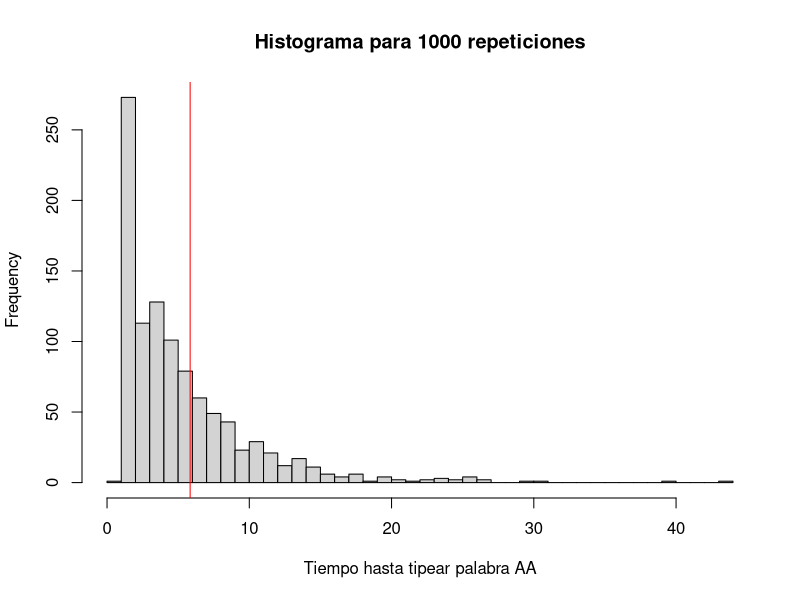
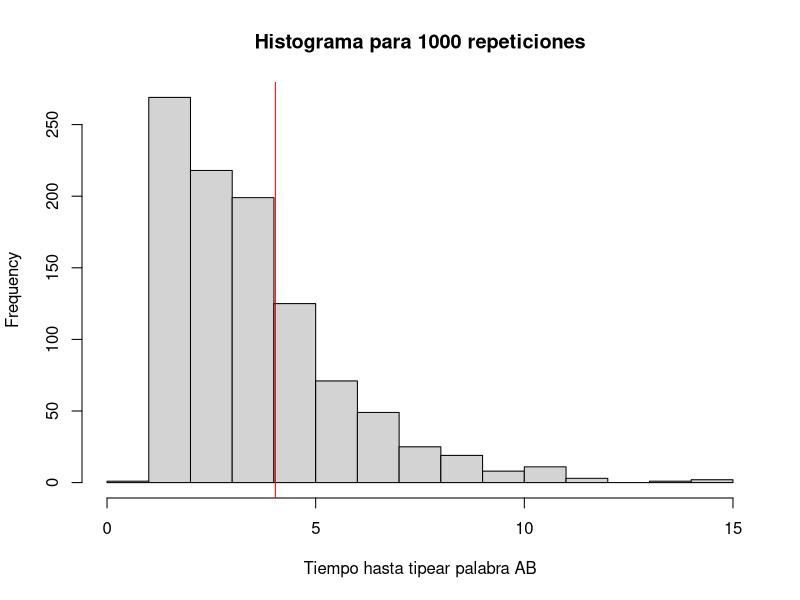
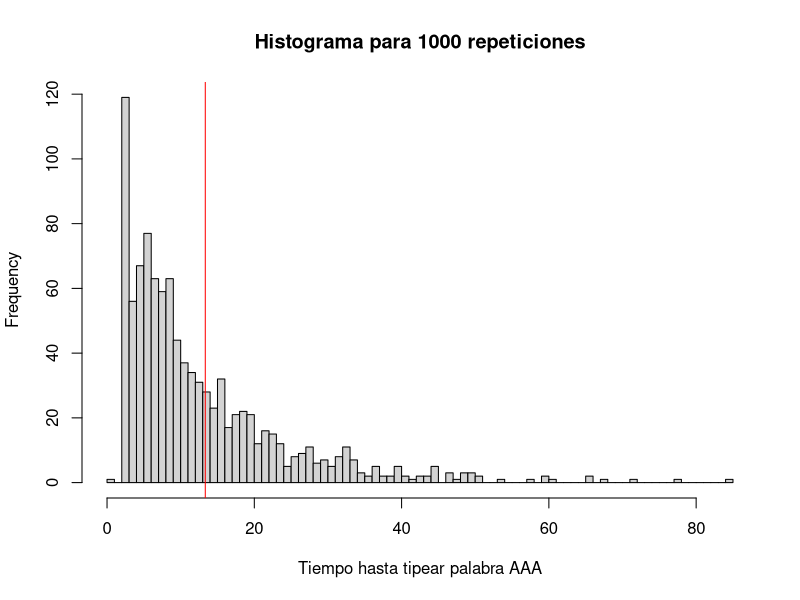
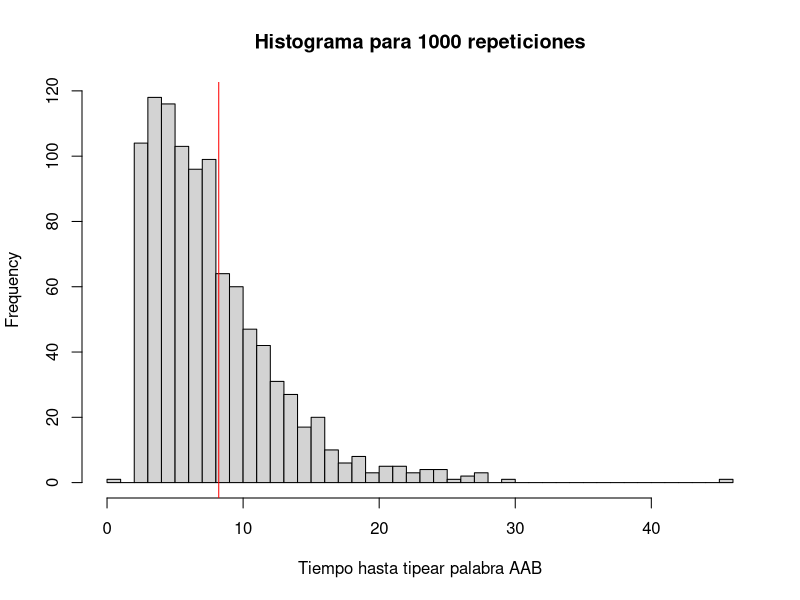
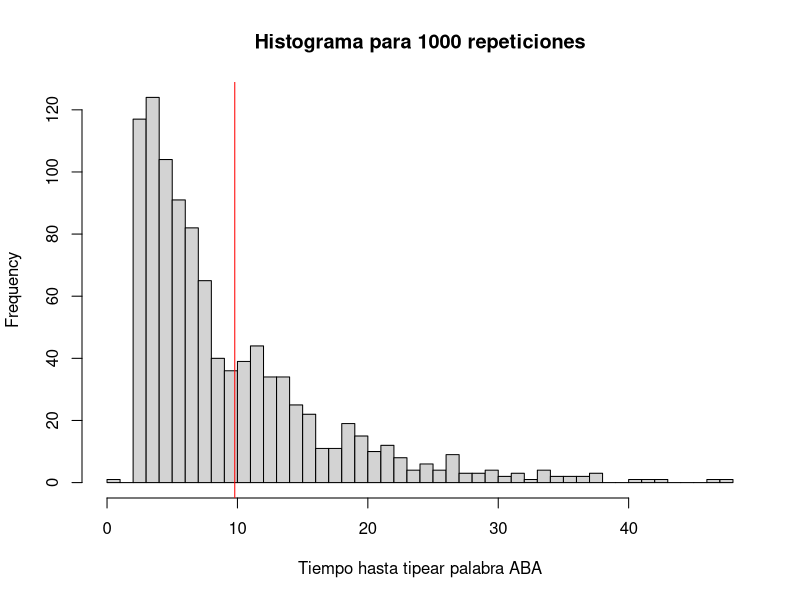
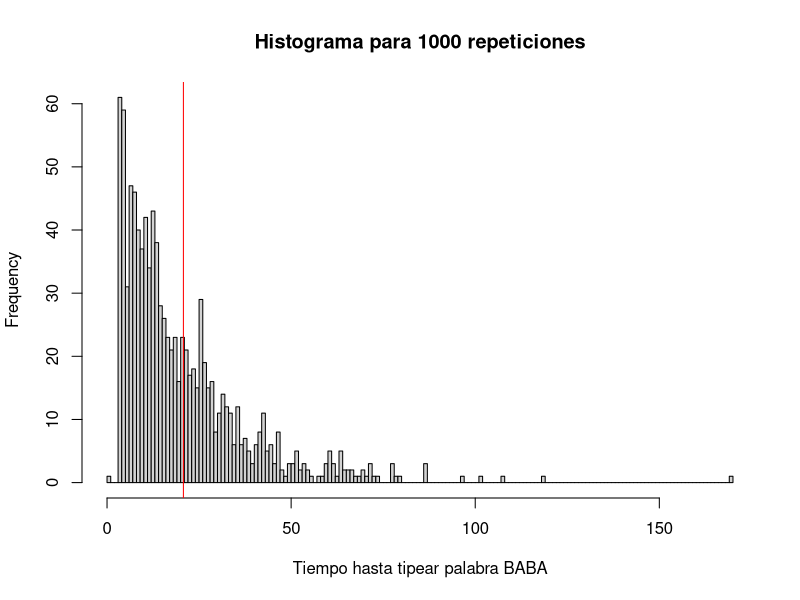
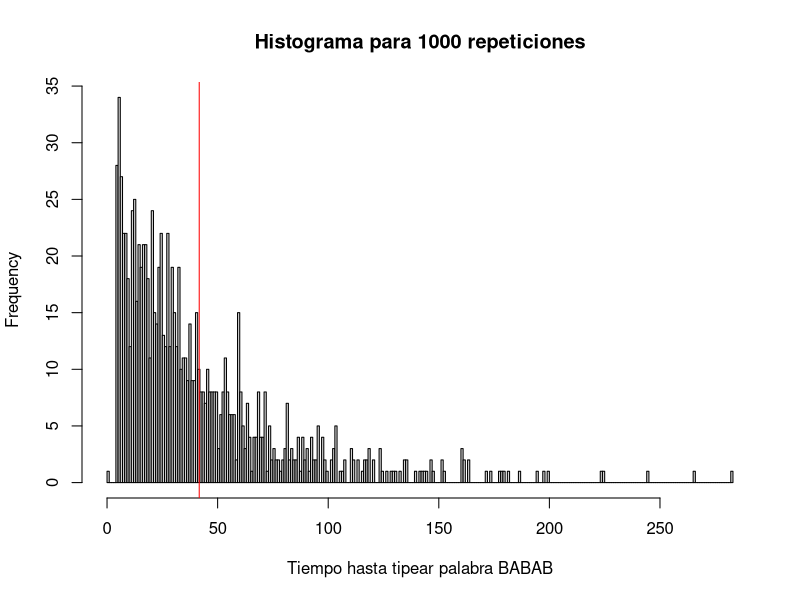

The R script that drew these images, in order:
#### 1) ####

LETRAS = c('A', 'B')

simularLetra <- function() {
	return(sample(LETRAS, 1))
}

checkAllLettersInDictionary <- function(w){
	for(letra in strsplit(w, "")[[1]]){
		if(!letra %in% LETRAS){
			stop(paste("La letra", letra, "no esta en el conjunto posible:", paste(LETRAS, collapse=", ")))
		}
	}
}

cuantoTardaEnEscribir <- function(w) {
	checkAllLettersInDictionary(w) # Por las dudas, para que no tarde infinito si alguna letra no es opcion
	size <- nchar(w)
	monoStr <- ""
	for(i in 1:size) {
		monoStr <- paste(monoStr, simularLetra(), sep="")
	}
	pasos <- size
	while(monoStr != w) {
		monoStr <- substr(monoStr, 2, size)
		monoStr <- paste(monoStr, simularLetra(), sep="")
		pasos <- pasos + 1
	}
	return(pasos)
}
#### Fin 1) ####

#### 2) ####

getPasos <- function(w, rep){
	pasos_vec = c()
	for(i in 1:rep){
		print(i)
		pasos_vec <- c(pasos_vec, cuantoTardaEnEscribir(word))
	}
	return(pasos_vec)
}

words = c("AA", "AB", "AAA", "AAB", "ABA", "BABA", "BABAB")
mrep = 1000

for(word in words){
	pasos_vec = getPasos(word, mrep)
	prom = sum(pasos_vec)/length(pasos_vec)
	print(paste("Para escribir la palabra", word, "se necesita en promedio", prom))
	png(paste('/home/cherny/histograma_', word, '.png', sep=""))
	# agrego un 0 porque si no se unen los primeros dos valores
	hist(c(0, pasos_vec), xlab=paste("Tiempo hasta tipear palabra", word), breaks=max(pasos_vec), main=paste("Histograma para", mrep, "repeticiones"))
	abline(v=prom, col="red")
	dev.off()
}

#### Fin 2) ####
